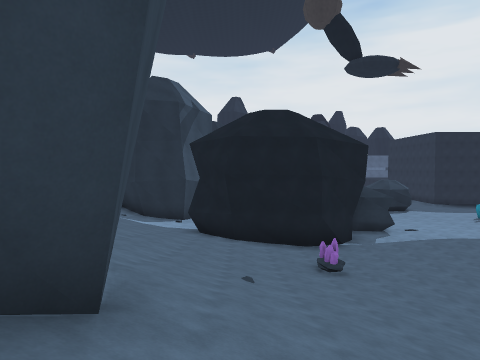
View 1 (above)

24 first-person views from a walk through a scene from a Unity 3-D project. The camera is 1.4 m above the floor, tilts 2° down and sees 70° across. The floor is counted in squares, 2 m on a side. Each view is taken from the middle of a square. On the plan, view 1 faces up. The plan holds only what a view shows up to about 11 squares ahead; the rest is blank. The place goes on beyond the plan. The player character is not drawn. Some animated figures are not drawn.

View 2
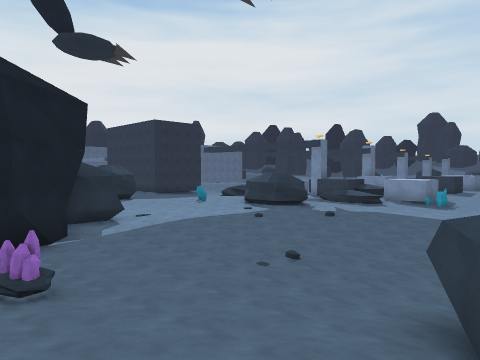

View 3
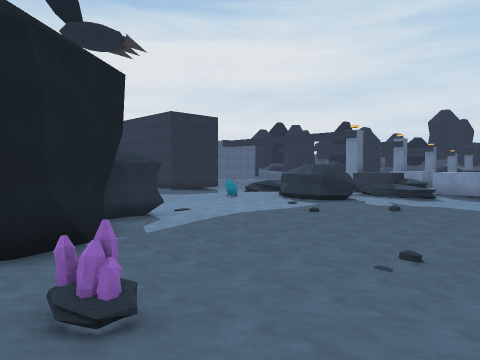

View 4
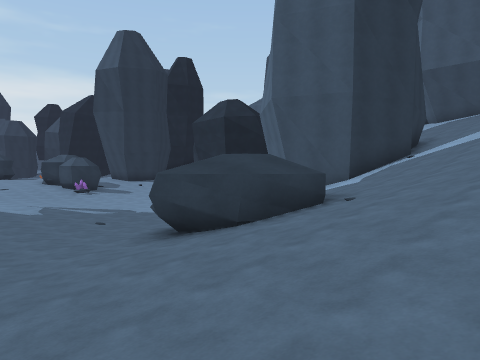

View 5
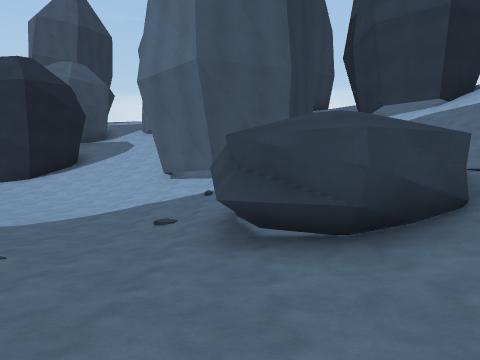

View 6
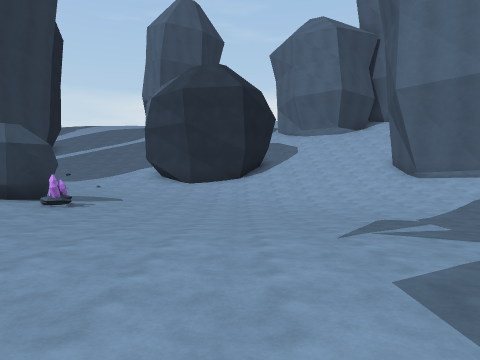

View 7
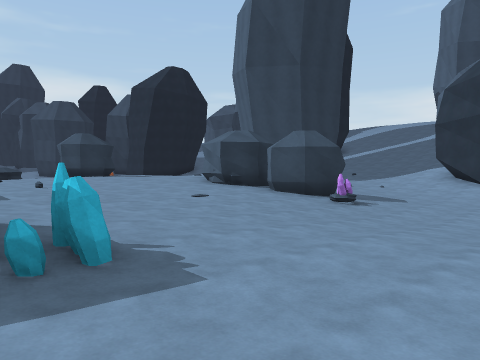

View 8
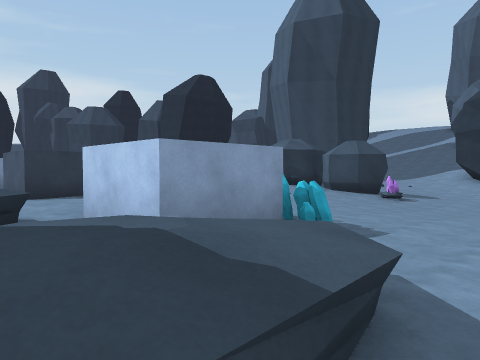

View 9
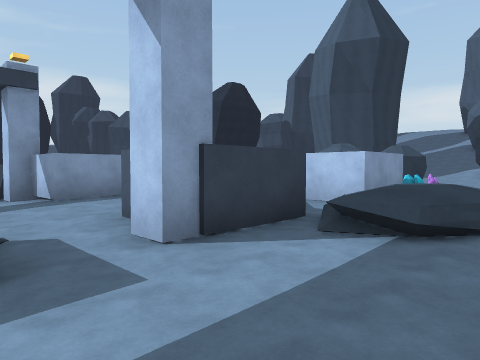

View 10
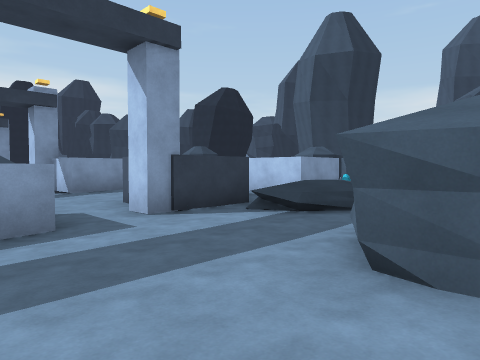

View 11
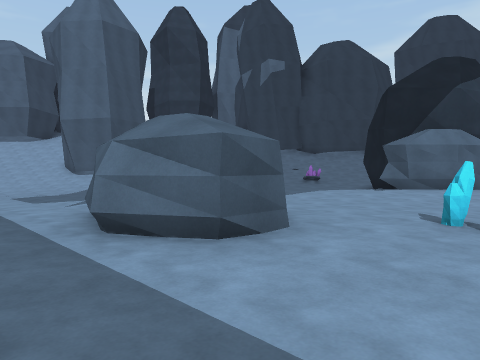

View 12
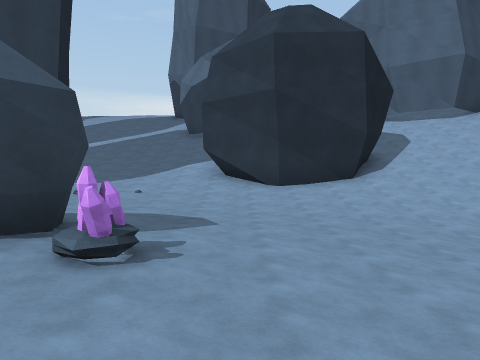

View 13
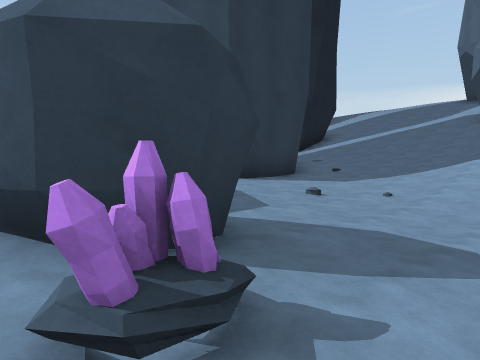

View 14
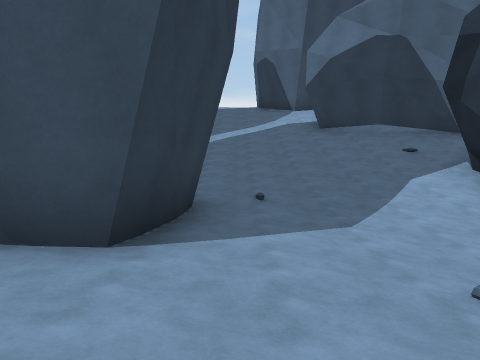

View 15
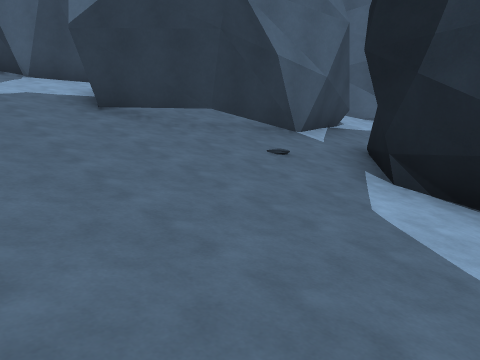

View 16
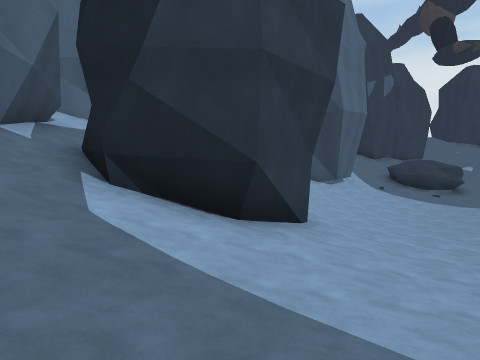

View 17
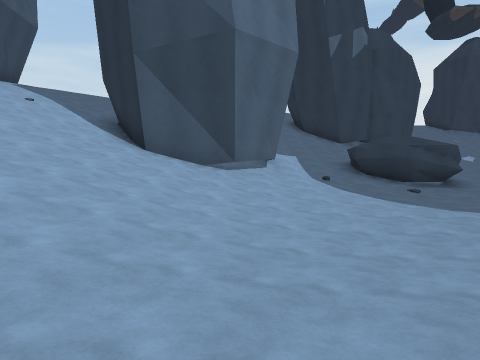

View 18
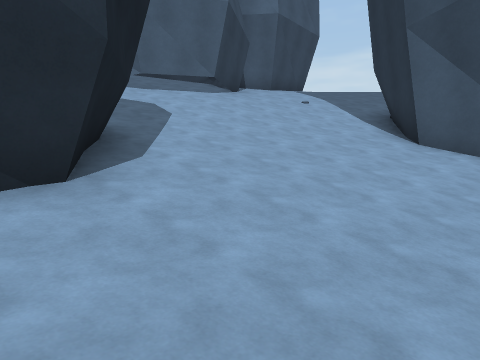

View 19
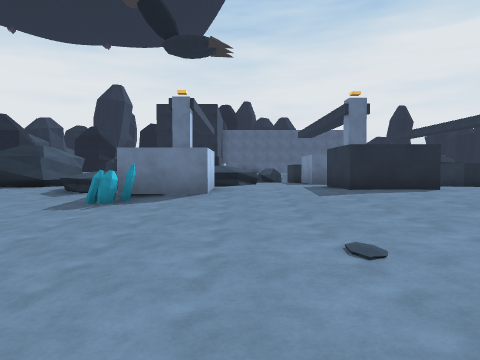

View 20
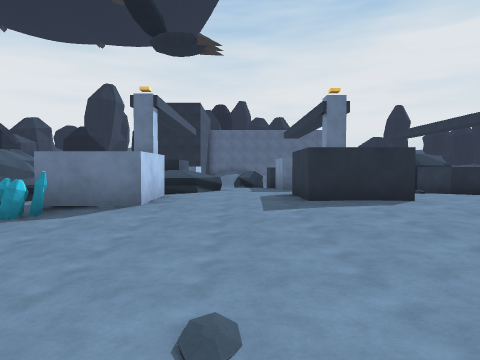

View 21
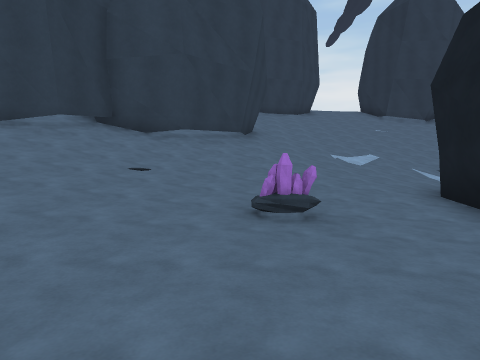

View 22
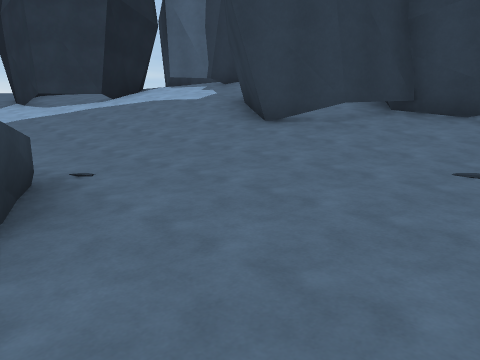

View 23
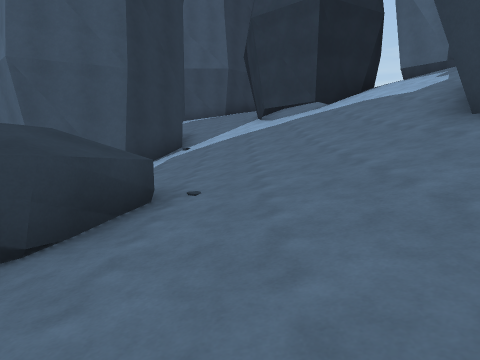

View 24
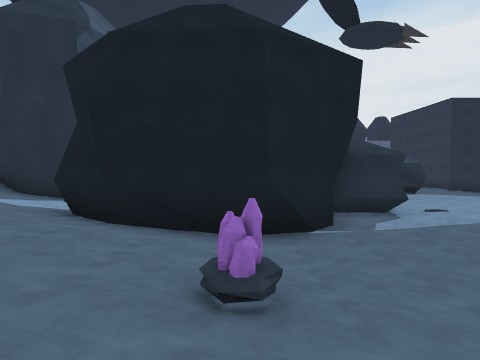

### Floor plan
Key: @ floor where view 1 was taken; # wall or solid block; x gap in a wall; . main floor; : floor 0.25 m higher than the main floor; - floor 0.25 m lower than the main floor; + floor 0.5 m higher than the main floor; _ floor 0.5 m lower than the main floor; * floor 0.75 m higher than the main floor; < floor 0.75 m lower than the main floor; ( floor 1 m lower than the main floor; % floor 1.25 m higher than the main floor; ! floor 1.25 m lower than the main floor; & floor 1.75 m higher than the main floor; $ floor 2.25 m higher than the main floor; / step, stairs or slope; = window, fence, low wall or low ledge; ^ raised ledge; O other object.
Columns run from 4 left of view 1 to 23 right of it. Each row starts with its distance up from view 1.
 16             ..  ...-
 15 ##         .... ....-#
 14 #+       ........O........-
 13 *+.     ##......OO...#.....#
 12 /+:    ##O..... OO.//##^::##
 11 //+:####-...... OO.//x^^::#
 10 //*+:.----.........*//^:::
  9 ///*+.------.....--=.##:::##
  8 ///*+:O--------.----.##:::##
  7 #///*+O.------------OO..::++
  6 ##///*+.--------------...:::
  5  #////*:.--___----------..:
  4  #/////+.#_<<<__--------..::
  3  ###///*###<<<<<______--..::
  2   ##///^ ##_<<<<<<<<<_--..:+
  1   ##////^##-<<(<<<((<<O-..#+
  0   #/@//////-_<<(((((<<O####
 -1  ///////////-_<((!!(<<_O-
 -2  ////////###.-_<(!((<<_-- .
 -3  #////// ####//_<<<<<<_---.:
 -4  #/##=//#   #////-_____---.:
 -5  #####//   ##/////-------..#
 -6      #//   #//////###.....:#
 -7      #/ /////////## ###++++#
 -8         /////////#   #******
 -9          ////////   ##//%%%%
-10          ////=///  ///////&&
-11            ####////////////$
-12               ##//#####/////
-13                #      ##////
-14                         //
-15                        ///
-16                       ///
-17                       ###

Positions as (right, up) in squares from view 1, and headings:
1: (0, 0), facing up
2: (1, 3), facing up-right
3: (1, 5), facing up-right
4: (0, 7), facing down-right
5: (6, 7), facing down
6: (14, 8), facing down
7: (14, 8), facing down-right
8: (14, 11), facing down-right
9: (14, 15), facing down-right
10: (12, 16), facing down-right
11: (15, 16), facing down-left
12: (17, 3), facing down
13: (17, 1), facing down-right
14: (22, -2), facing down
15: (22, -7), facing down-left
16: (22, -7), facing left
17: (16, -3), facing left
18: (15, -3), facing down-left
19: (19, 1), facing up
20: (20, 2), facing up
21: (6, 7), facing left
22: (4, 6), facing down-left
23: (2, 6), facing down
24: (2, 5), facing up
